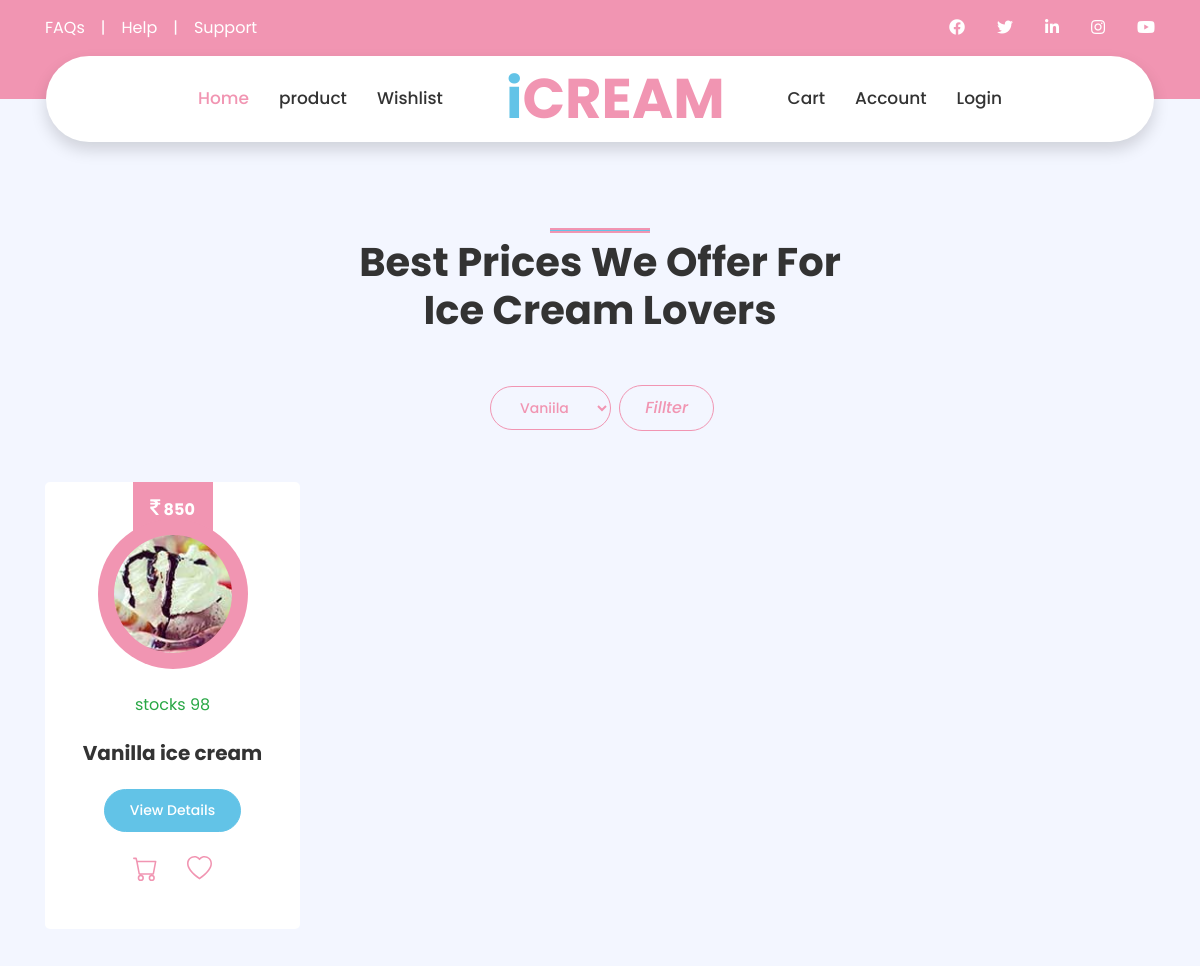
The app's page /home/product/ (upper part), older data.
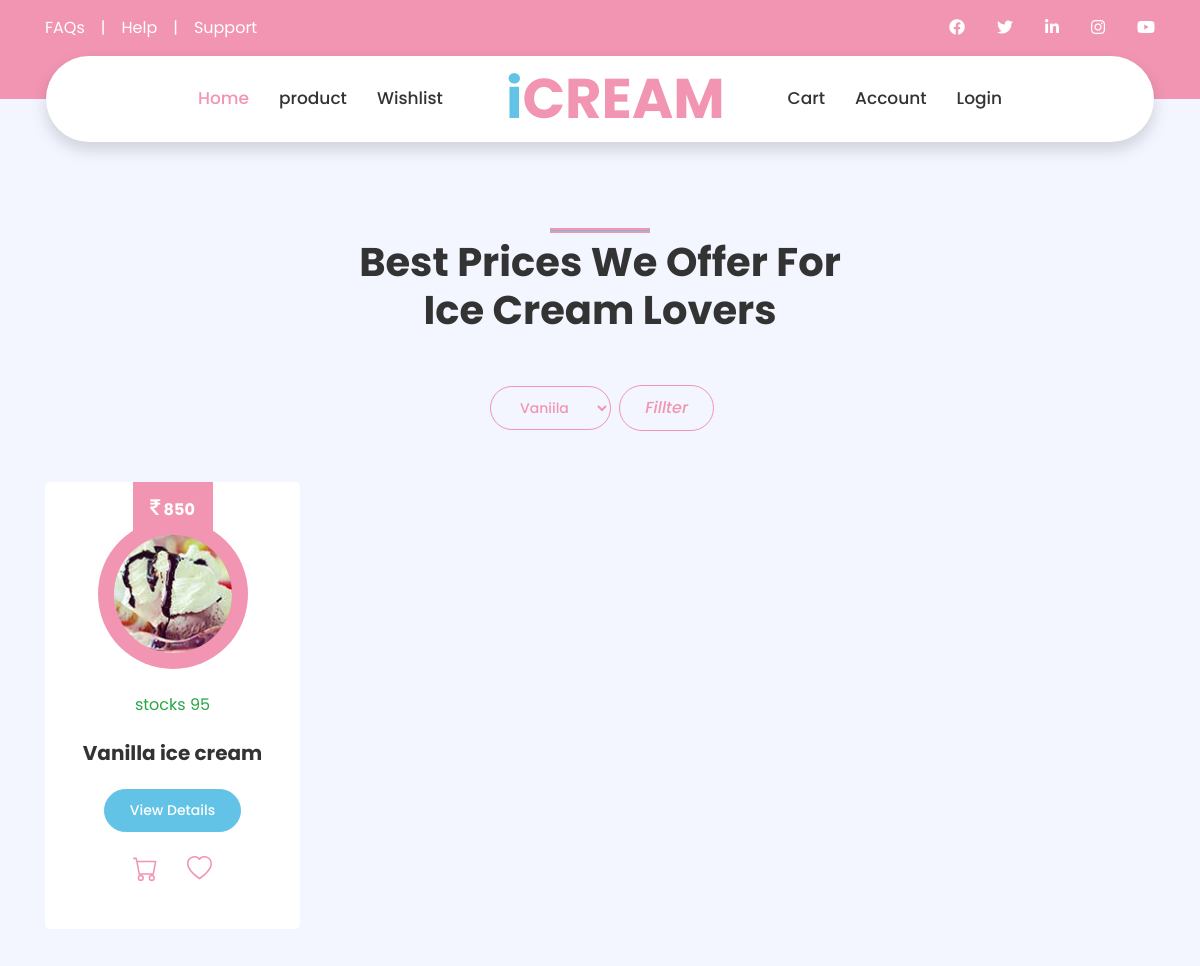
The same page, newer data.
### home/models.py (models this page shows, shortened)
class Product(models.Model):
    product_name = models.CharField(max_length=50,default=None)
    product_price = models.IntegerField(default=None)
    product_image = models.ImageField(upload_to='images/',default=None)
    product_discription = models.TextField(default=None)
    Cutegory_id = models.ForeignKey(Category,on_delete=models.CASCADE,default=None)
    is_available = models.IntegerField(default=None)
    is_offers = models.IntegerField(default=None)

### home/views.py (the view, shortened to what this page needs)
# urls.py: path('product/',views.product_table,name='product_table'),
def product(request):
    check_order_offers()
    p = Paginator(Product.objects.all(),4)
    page = request.GET.get('page')
    product_pagination = p.get_page(page)
    coupon = Coupon.objects.all()
    category_list = Category.objects.all()
    '''
    this for loop change price offer apply
    '''
    if request.method == 'POST':
        categoryname = request.POST['categoryname']
        print(categoryname)
        p = Paginator(Product.objects.filter(Cutegory_id = categoryname),4)
        page = request.GET.get('page')
        product_pagination = p.get_page(page)
    return render(request,'product.html',{'coupon':coupon,'category_list':category_list,'product_pagination':product_pagination})

### odershandle/views.py (called while the page is built)
def check_order_offers():
    print('this is offer price check functionality')
    offers = Coupon.objects.all()
    products = Product.objects.all()
    for off in offers:
        for product in products:
            if off.category == product.Cutegory_id:
                product.is_offers = product.product_price * (100 - off.offers)/100
                product.save()
                print(f"{off.category} - {product.Cutegory_id} :-: price = {product.product_price} offers - {off.offers} offerprice {product.is_offers}")

### home/templates/product.html (shortened to what the changed rows need)
{% extends 'navandfooter.html' %}
{% block product %}
    <div class="container-fluid py-5">
        <div class="container py-5">
            <div class="row justify-content-center">
                <div class="col-lg-6">
                    <h1 class="section-title position-relative text-center mb-5">Best Prices We Offer For Ice Cream Lovers</h1>
                </div>
            </div>
            <br><br>
            <div class="row">
                {% for list in product_pagination %}
                <div class="col-lg-3 col-md-6 mb-4 pb-2">
                    <div class="product-item d-flex flex-column align-items-center text-center bg-light rounded py-5 px-3">
                        <div class="bg-primary mt-n5 py-3" style="width: 80px;">
                            <h6 class="font-weight-bold text-white mb-0"><i class="fa fa-inr" style="font-size:20px"></i>&nbsp;{{list.is_offers}}</h6>
                        </div>
                        <div class="position-relative bg-primary rounded-circle mt-n3 mb-4 p-3" style="width: 150px; height: 150px;">
                            <img class="rounded-circle w-100 h-100" src="{{list.product_image.url}}" style="object-fit: cover;">
                        </div>
                        <div class="container align-text-top">
                            {% if list.is_available %}
                            <span class="text-success">stocks {{list.is_available}}<span>
                            {% else %}
                            <span class="text-danger">out of stock<span>
                            {% endif %}
                        </div><br>
                        <h5 class="font-weight-bold mb-4">{{list.product_name}}</h5>
                        <a href="{% url 'details' list.id %}" class="btn btn-sm btn-secondary">View Details</a>
                        <br>
                        <div>
                        {% if 'username' in request.session %}
                        <a onclick="addtocart({{list.id}})" style="cursor:pointer">
                        <svg xmlns="http://www.w3.org/2000/svg" width="25" height="25" fill="currentColor" class="bi bi-cart" viewBox="0 0 16 16">
                        <path d="M0 1.5A.5.5 0 0 1 .5 1H2a.5.5 0 0 1 .485.379L2.89 3H14.5a.5.5 0 0 1 .491.592l-1.5 8A.5.5 0 0 1 13 12H4a.5.5 0 0 1-.491-.408L2.01 3.607 1.61 2H.5a.5.5 0 0 1-.5-.5zM3.102 4l1.313 7h8.17l1.313-7H3.102zM5 12a2 2 0 1 0 0 4 2 2 0 0 0 0-4zm7 0a2 2 0 1 0 0 4 2 2 0 0 0 0-4zm-7 1a1 1 0 1 1 0 2 1 1 0 0 1 0-2zm7 0a1 1 0 1 1 0 2 1 1 0 0 1 0-2z"/>
                        </svg>
                        </a>
                        {% else %}
                        <a href="{% url 'login' %}" >
                            </a>
                        {% endif %}
                        {% if 'username' in request.session %}
                        <a  onclick="addtowishlist({{list.id}})" style="cursor:pointer">
                        <svg xmlns="http://www.w3.org/2000/svg" width="25" height="25" fill="currentColor" class="bi bi-heart" viewBox="0 0 16 16">
                        <path d="m8 2.748-.717-.737C5.6.281 2.514.878 1.4 3.053c-.523 1.023-.641 2.5.314 4.385.92 1.815 2.834 3.989 6.286 6.357 3.452-2.368 5.365-4.542 6.286-6.357.955-1.886.838-3.362.314-4.385C13.486.878 10.4.28 8.717 2.01L8 2.748zM8 15C-7.333 4.868 3.279-3.04 7.824 1.143c.06.055.119.112.176.171a3.12 3.12 0 0 1 .176-.17C12.72-3.042 23.333 4.867 8 15z"/>
                        </svg>
                        </a>
                        {% else %}
                        <a href="{% url 'login' %}" >
                            </a>
                        {% endif %}
                        </div>
                    </div>
                </div>
                {% endfor %}
            </div>
        </div>
    </div>
    <hr><br><br>
{% endblock product %}

Row changes from the older to the newer data that the page shows:
changed Product "Vanilla ice cream": is_available "98" → "95"
